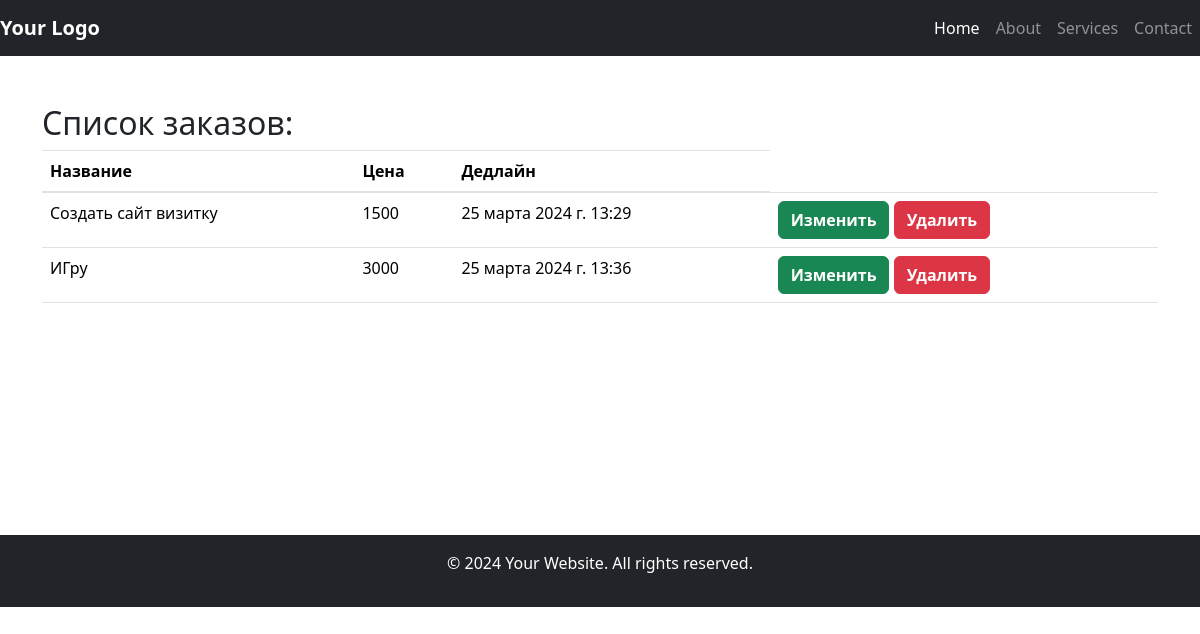
Before: /services_list/ with the older database file.
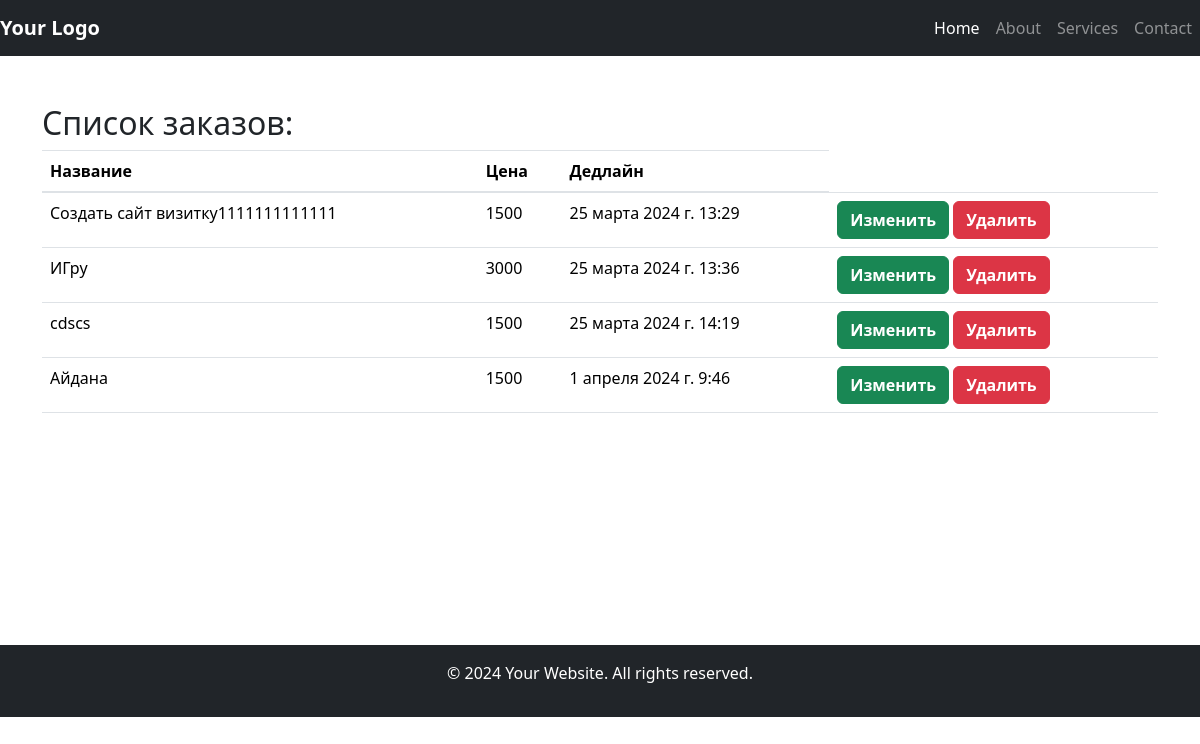
After: the same page with the newer database file.
### services/models.py (models this page shows, shortened)
class Service(models.Model):
    title = models.CharField(max_length=100, verbose_name='Напишите название услуги')
    description = models.TextField(verbose_name='Напишите описание услуги')
    choices_services = models.CharField(max_length=100, choices=CHOICES_SERVICES,
                                        verbose_name='Выберите категорию услуг')
    prepaid_expense = models.PositiveIntegerField(validators=[MinValueValidator(1000),
                                                              MaxValueValidator(3000)],
                                                  verbose_name='Внесите аванс', default=1500)
    card_number = models.CharField(max_length=16, verbose_name='Напишите номер карты')
    card_month = models.PositiveIntegerField(null=True,
                                             verbose_name='Укажите месяц', default=1)
    card_year = models.PositiveIntegerField(null=True,
                                            verbose_name='Укажите год', default=2000)
    card_cvv = models.CharField(max_length=3, verbose_name='Укажите cvv')
    email = models.EmailField(verbose_name='Укажите почту', default='@gmail.com')
    dead_line = models.DateTimeField(verbose_name='Укажите дедлайн', default=datetime.now())

### services/views.py (the view)
# urls.py: path('services_list/', views.ServiceListView.as_view()),
class ServiceListView(generic.ListView):
    template_name = 'services.html'
    context_object_name = 'services'
    model = models.Service
    def get_queryset(self):
        return self.model.objects.all()

### templates/services.html (shortened to what this page needs)
{% include 'header.html' %}
<div class="container mt-5">
    <h2>Список заказов:</h2>
    <table class="table">
        <thead>
        <tr>
            <th>Название</th>
            <th>Цена</th>
            <th>Дедлайн</th>
        </tr>
        </thead>
        <tbody>
        {% for i in services %}
        <tr>
            <td>{{ i.title }}</td>
            <td>{{ i.prepaid_expense }}</td>
            <td>{{ i.dead_line }}</td>
            <td>
                <button type="button" class="btn btn-success">
                    <a href="/services_list/{{i.id}}/update/">Изменить</a>
                </button>
                <button type="button" class="btn btn-danger">
                    <a href="/services_list/{{i.id}}/delete/">Удалить</a>
                </button>
            </td>
        </tr>
        {% endfor %}
        </tbody>
    </table>
</div>
<br><br><br><br><br><br><br><br><br>
{% include 'footer.html' %}

Changed rows visible on the page:
changed Service: title "Создать сайт визитку" → "Создать сайт визитку1111111111111"
added Service: title "cdscs", prepaid_expense "1500", dead_line "25 марта 2024 г. 14:19"
added Service: title "Айдана", prepaid_expense "1500", dead_line "1 апреля 2024 г. 9:46"
